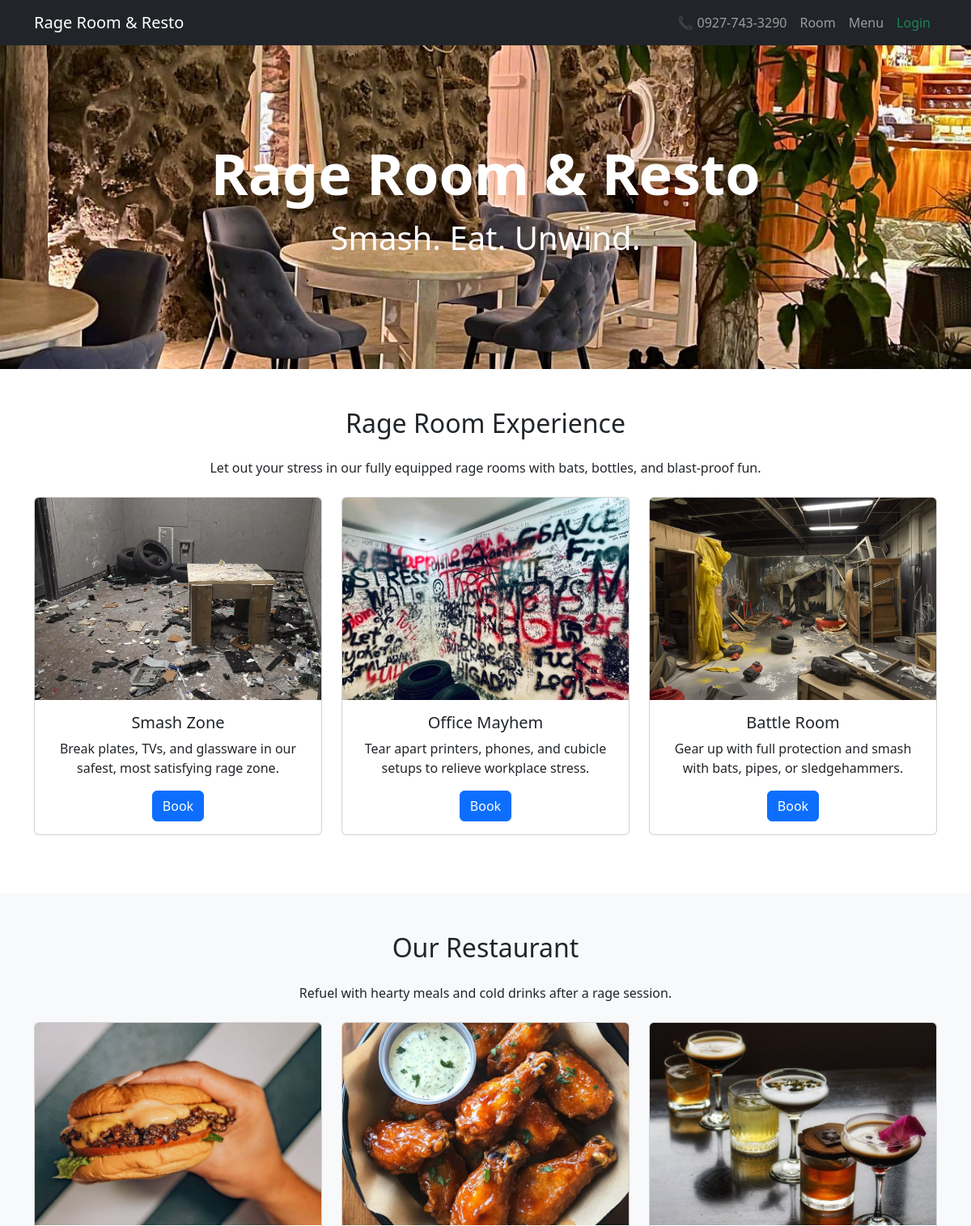
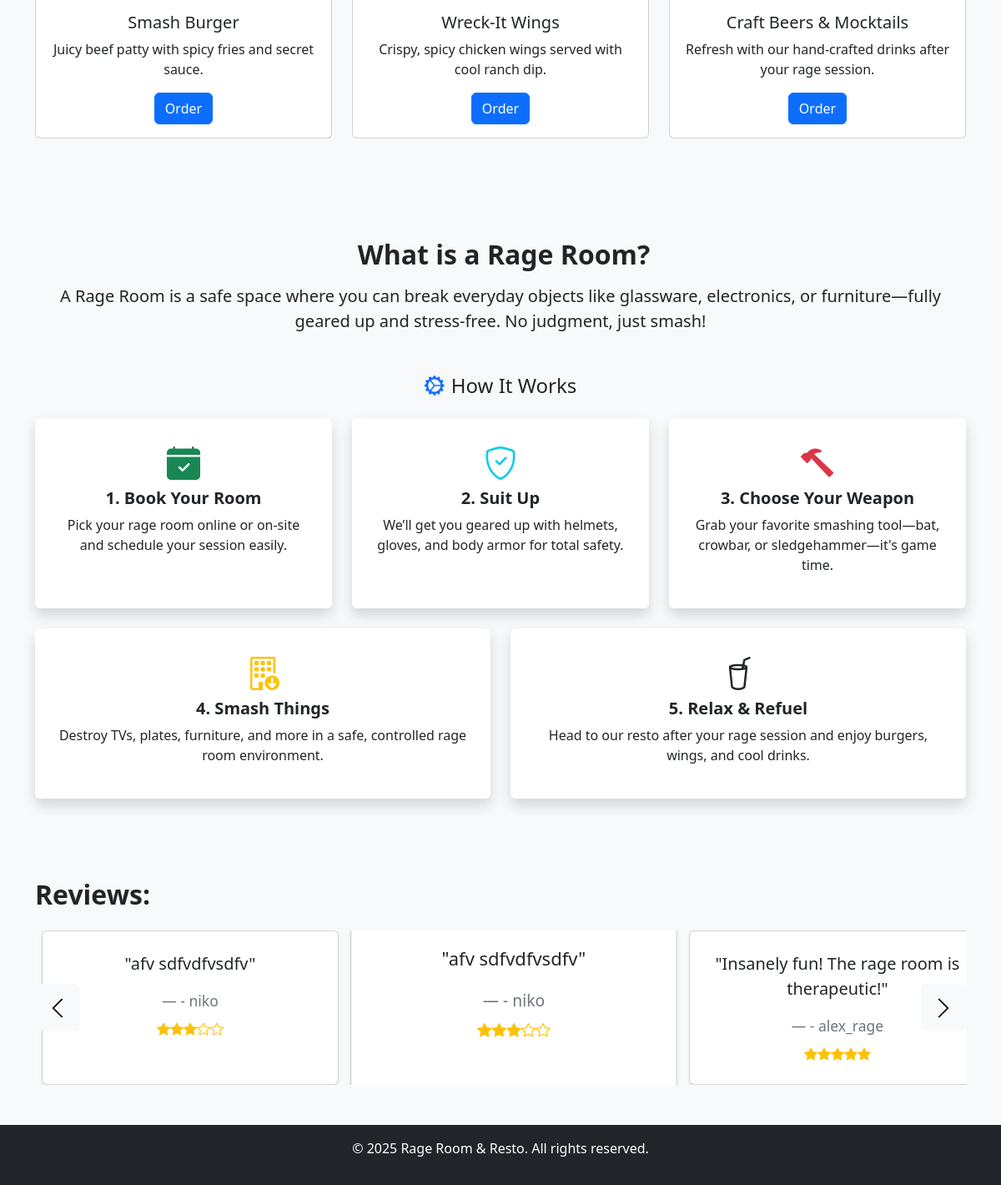
/resto_rant_management_system/client/LandingPage.php, run on the app's committed database (2 pictures, top to bottom).
### tables this page shows
CREATE TABLE `testimonials` (
  `id` int(11) NOT NULL,
  `username` varchar(100) NOT NULL,
  `rating` int(11) NOT NULL CHECK (`rating` between 1 and 5),
  `message` text NOT NULL,
  `created_at` timestamp NOT NULL DEFAULT current_timestamp()
);

### resto_rant_management_system/client/LandingPage.php (the view, shortened to what this page needs)
<?php
$site_title = "Rage Room & Resto";
$tagline = "Smash. Eat. Unwind.";
$rooms_intro = "Let out your stress in our fully equipped rage rooms with bats, bottles, and blast-proof fun.";
$resto_intro = "Refuel with hearty meals and cold drinks after a rage session.";
$servername = "localhost";
$db_username = "root";
$db_password = "";
$dbname = "resto_rant_management_system";
?>
<!DOCTYPE html>
<html lang="en">
<head>
    <link href="https://cdn.jsdelivr.net/npm/bootstrap@5.3.0/dist/css/bootstrap.min.css" rel="stylesheet">
    <link href="https://cdn.jsdelivr.net/npm/bootstrap-icons@1.10.5/font/bootstrap-icons.css" rel="stylesheet">
</head>
<body>
<nav class="navbar navbar-expand-lg navbar-dark bg-dark">
    <div class="container">
        <a class="navbar-brand" href="../LandingPage.php">Rage Room & Resto</a>
        <div class="collapse navbar-collapse" id="navbarNav">
            <ul class="navbar-nav ms-auto">
                <li class="nav-item"><a class="nav-link" href="#">📞 0927-743-3290</a></li>
                <li class="nav-item"><a class="nav-link" href="#rage">Room</a></li>
                <li class="nav-item"><a class="nav-link" href="#Restaurant">Menu</a></li>
        <?php if (isset($_SESSION['username'])): ?>
    <li class="nav-item">
        <a class="nav-link" href="transaction_request.php">Transaction</a>
    </li>
    <li class="nav-item">
        <a class="nav-link" href="LandingPage.php">Home</a>
    </li>
    <li class="nav-item">
        <a class="nav-link text-danger" href="logout.php">Logout</a>
    </li>
<?php else: ?>
    <li class="nav-item">
        <a class="nav-link text-success" href="/resto_rant_management_system/client/loginPage.php">Login</a>
    </li>
<?php endif; ?>
            </ul>
        </div>
    </div>
</nav>
<section class="hero-section text-white text-center d-flex align-items-center" style="background-image: url('../img/l.jpg'); background-size: cover; background-position: center; height: 50vh;">
    <div class="container">
        <h1 style="font-size: 70px; font-weight: bold;"><?= $site_title ?></h1>
        <p class="lead" style="font-size: 40px;"><?= $tagline ?></p>
    </div>
</section>
<section class="py-5" id="rage">
    <div class="container">
        <h2 class="text-center mb-4">Rage Room Experience</h2>
        <p class="text-center"><?= $rooms_intro ?></p>
        <div class="row mt-4" >
            <?php
            $rage_rooms = [
                ["img" => "../img/rageroom3.avif", "title" => "Smash Zone", "desc" => "Break plates, TVs, and glassware in our safest, most satisfying rage zone."],
                ["img" => "../img/rageroom1.jpg", "title" => "Office Mayhem", "desc" => "Tear apart printers, phones, and cubicle setups to relieve workplace stress."],
                ["img" => "../img/rageroom2.jpg", "title" => "Battle Room", "desc" => "Gear up with full protection and smash with bats, pipes, or sledgehammers."]
            ];
            foreach ($rage_rooms as $room): ?>
                <div class="col-md-4 mb-4">
                    <div class="card h-100">
                        <img src="<?= $room['img'] ?>" class="card-img-top" alt="<?= $room['title'] ?>" style="height: 250px; object-fit: cover;">
                        <div class="card-body text-center">
                            <h5 class="card-title"><?= $room['title'] ?></h5>
                            <p class="card-text"><?= $room['desc'] ?></p>
                            <button class="btn btn-primary book-btn" href="view_rooms.php">Book</button>
                        </div>
                    </div>
                </div>
            <?php endforeach; ?>
        </div>
    </div>
</section>
<section class="bg-light py-5"  id="Restaurant">
    <div class="container">
        <h2 class="text-center mb-4">Our Restaurant</h2>
        <p class="text-center"><?= $resto_intro ?></p>
        <div class="row mt-4">
            <?php
            $dishes = [
                ["img" => "../img/1.jpg", "title" => "Smash Burger", "desc" => "Juicy beef patty with spicy fries and secret sauce."],
                ["img" => "../img/2.jpg", "title" => "Wreck-It Wings", "desc" => "Crispy, spicy chicken wings served with cool ranch dip."],
                ["img" => "../img/3.jpg", "title" => "Craft Beers & Mocktails", "desc" => "Refresh with our hand-crafted drinks after your rage session."]
            ];
            foreach ($dishes as $dish): ?>
                <div class="col-md-4 mb-4">
                    <div class="card h-100">
                        <img src="<?= $dish['img'] ?>" class="card-img-top" alt="<?= $dish['title'] ?>" style="height: 250px; object-fit: cover;">
                        <div class="card-body text-center">
                            <h5 class="card-title"><?= $dish['title'] ?></h5>
                            <p class="card-text"><?= $dish['desc'] ?></p>
           <button class="btn btn-primary order-btn">Order</button>
                        </div>
                    </div>
                </div>
            <?php endforeach; ?>
        </div>
    </div>
</section>
<section class="py-5 bg-light">
    <div class="container">
        <div class="text-center mb-5">
            <h2 class="fw-bold">
                <i class="bi bi-explosion-fill text-danger me-2"></i>What is a Rage Room?
            </h2>
            <p class="lead mt-3">
                A Rage Room is a safe space where you can break everyday objects like glassware, electronics, or furniture—fully geared up and stress-free. No judgment, just smash!
            </p>
        </div>
        <h4 class="text-center mb-4">
            <i class="bi bi-gear-wide-connected text-primary me-2"></i>How It Works
        </h4>
        <div class="row g-4">
            <div class="col-md-4">
                <div class="p-4 bg-white shadow rounded h-100 text-center">
                    <i class="bi bi-calendar-check-fill fs-1 text-success mb-3"></i>
                    <h5 class="fw-bold">1. Book Your Room</h5>
                    <p>Pick your rage room online or on-site and schedule your session easily.</p>
                </div>
            </div>
            <div class="col-md-4">
                <div class="p-4 bg-white shadow rounded h-100 text-center">
                    <i class="bi bi-shield-check fs-1 text-info mb-3"></i>
                    <h5 class="fw-bold">2. Suit Up</h5>
                    <p>We’ll get you geared up with helmets, gloves, and body armor for total safety.</p>
                </div>
            </div>
            <div class="col-md-4">
                <div class="p-4 bg-white shadow rounded h-100 text-center">
                    <i class="bi bi-hammer fs-1 text-danger mb-3"></i>
                    <h5 class="fw-bold">3. Choose Your Weapon</h5>
                    <p>Grab your favorite smashing tool—bat, crowbar, or sledgehammer—it's game time.</p>
                </div>
            </div>
            <div class="col-md-6">
                <div class="p-4 bg-white shadow rounded h-100 text-center">
                    <i class="bi bi-building-down fs-1 text-warning mb-3"></i>
                    <h5 class="fw-bold">4. Smash Things</h5>
                    <p>Destroy TVs, plates, furniture, and more in a safe, controlled rage room environment.</p>
                </div>
            </div>
            <div class="col-md-6">
                <div class="p-4 bg-white shadow rounded h-100 text-center">
                    <i class="bi bi-cup-straw fs-1 text-purple mb-3"></i>
                    <h5 class="fw-bold">5. Relax & Refuel</h5>
                    <p>Head to our resto after your rage session and enjoy burgers, wings, and cool drinks.</p>
                </div>
            </div>
        </div>
    </div>
</section>
<?php
$testimonials = [];
$conn = new mysqli($servername, $db_username, $db_password, $dbname);
if (!$conn->connect_error) {
    $result = $conn->query("SELECT username, message, rating, created_at FROM testimonials ORDER BY created_at DESC LIMIT 10");
    while ($row = $result->fetch_assoc()) {
        $testimonials[] = $row;
    }
}
?>
<section class="py-5 bg-light">
    <div class="container">
        <div class="d-flex justify-content-between align-items-center mb-3">
            <h2 class="fw-bold">Reviews:</h2>
        </div>
        <?php if (!empty($testimonials)): ?>
            <div class="position-relative">
                <button class="btn btn-light position-absolute top-50 start-0 translate-middle-y z-1" id="prevBtn" style="z-index: 10;">
                    <i class="bi bi-chevron-left fs-3 text-black"></i>
                </button>
                <div class="d-flex overflow-hidden" style="scroll-behavior: smooth;" id="testimonialWrapper">
                    <?php foreach ($testimonials as $testimonial): ?>
                        <div class="testimonial-card flex-shrink-0 px-2">
                            <div class="card p-4 shadow-sm text-center h-100">
                                <blockquote class="blockquote mb-0">
                                    <p>"<?= htmlspecialchars($testimonial['message']) ?>"</p>
                                    <footer class="blockquote-footer mt-2">- <?= htmlspecialchars($testimonial['username']) ?></footer>
                                </blockquote>
                                <div class="mt-2 text-warning">
                                    <?php
                                        $stars = intval($testimonial['rating']);
                                        for ($i = 1; $i <= 5; $i++) {
                                            echo $i <= $stars
                                                ? '<i class="bi bi-star-fill"></i>'
                                                : '<i class="bi bi-star"></i>';
                                        }
                                    ?>
                                </div>
                            </div>
                        </div>
                    <?php endforeach; ?>
                </div>
                <button class="btn btn-light position-absolute top-50 end-0 translate-middle-y z-1" id="nextBtn" style="z-index: 10;">
                    <i class="bi bi-chevron-right fs-3 text-black"></i>
                </button>
            </div>
        <?php else: ?>
            <p class="text-muted text-center">No testimonials yet.</p>
        <?php endif; ?>
    </div>
</section>
<link rel="stylesheet" href="https://cdn.jsdelivr.net/npm/bootstrap-icons@1.10.5/font/bootstrap-icons.css">
<footer class="bg-dark text-white text-center py-3">
    <p>&copy; <?= date("Y") ?> <?= $site_title ?>. All rights reserved.</p>
</footer>
</body>
</html>

### resto_rant_management_system/client/LandingPage.php (style rules this page uses)
#testimonialWrapper { display: flex; gap: 1rem; }
.testimonial-card { width: 33.33%; transition: transform 0.3s ease-in-out; }
.testimonial-card:nth-child(3n+2) { transform: scale(1.1); }

### data on the page
testimonials: message "afv sdfvdfvsdfv", username "niko", rating 3 (drawn)
testimonials: message "afv sdfvdfvsdfv", username "niko", rating 3 (drawn)
testimonials: message "Insanely fun! The rage room is therapeutic!", username "alex_rage", rating 5 (drawn)

### other printed values
$site_title "Rage Room & Resto"
$tagline "Smash. Eat. Unwind."
$rooms_intro "Let out your stress in our fully equipped rage rooms with bats, bottles, and blast-proof fun."
$room['title'] "Smash Zone"
$room['desc'] "Break plates, TVs, and glassware in our safest, most satisfying rage zone."
$room['title'] "Office Mayhem"
$room['desc'] "Tear apart printers, phones, and cubicle setups to relieve workplace stress."
$room['title'] "Battle Room"
$room['desc'] "Gear up with full protection and smash with bats, pipes, or sledgehammers."
$resto_intro "Refuel with hearty meals and cold drinks after a rage session."
$dish['title'] "Smash Burger"
$dish['desc'] "Juicy beef patty with spicy fries and secret sauce."
$dish['title'] "Wreck-It Wings"
$dish['desc'] "Crispy, spicy chicken wings served with cool ranch dip."
$dish['title'] "Craft Beers & Mocktails"
